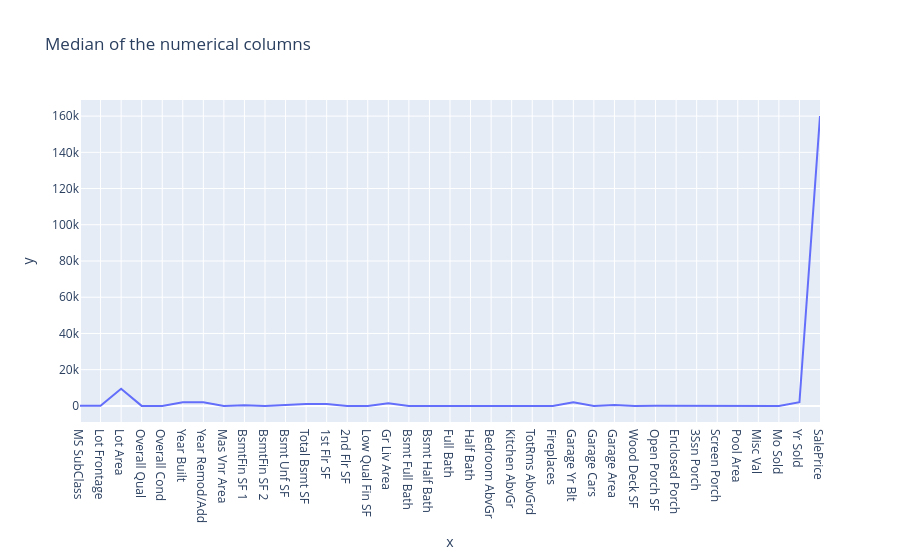

The cell this chart's notebook holds for it:
### Code cell
fig = px.line(x = index, y = num.median(), title="Median of the numerical columns")
fig.update_xaxes(
    tickmode="array",
    tickvals=index,
    ticktext= num.columns)

### Figure 1 — Plotly figure (JSON) as saved in the notebook; plotly's stock layout.template omitted (floating-point values rounded to 4 significant figures)
{"data": [{"hovertemplate": "x=%{x}<br>y=%{y}<extra></extra>", "legendgroup": "", "line": {"color": "#636efa", "dash": "solid"}, "marker": {"symbol": "circle"}, "mode": "lines", "name": "", "orientation": "v", "showlegend": false, "type": "scatter", "x": [0, 1, 2, 3, 4, 5, 6, 7, 8, 9, 10, 11, 12, 13, 14, 15, 16, 17, 18, 19, 20, 21, 22, 23, 24, 25, 26, 27, 28, 29, 30, 31, 32, 33, 34, 35, 36], "xaxis": "x", "y": [50.0, 68.0, 9436.0, 6.0, 5.0, 1973.0, 1993.0, 0.0, 370.0, 0.0, 466.0, 990.0, 1084.0, 0.0, 0.0, 1442.0, 0.0, 0.0, 2.0, 0.0, 3.0, 1.0, 6.0, 1.0, 1979.0, 2.0, 480.0, 0.0, 27.0, 0.0, 0.0, 0.0, 0.0, 0.0, 6.0, 2008.0, 160000.0], "yaxis": "y"}], "layout": {"legend": {"tracegroupgap": 0}, "title": {"text": "Median of the numerical columns"}, "xaxis": {"anchor": "y", "domain": [0, 1], "tickmode": "array", "ticktext": ["MS SubClass", "Lot Frontage", "Lot Area", "Overall Qual", "Overall Cond", "Year Built", "Year Remod/Add", "Mas Vnr Area", "BsmtFin SF 1", "BsmtFin SF 2", "Bsmt Unf SF", "Total Bsmt SF", "1st Flr SF", "2nd Flr SF", "Low Qual Fin SF", "Gr Liv Area", "Bsmt Full Bath", "Bsmt Half Bath", "Full Bath", "Half Bath", "Bedroom AbvGr", "Kitchen AbvGr", "TotRms AbvGrd", "Fireplaces", "Garage Yr Blt", "Garage Cars", "Garage Area", "Wood Deck SF", "Open Porch SF", "Enclosed Porch", "3Ssn Porch", "Screen Porch", "Pool Area", "Misc Val", "Mo Sold", "Yr Sold", "SalePrice"], "tickvals": [0, 1, 2, 3, 4, 5, 6, 7, 8, 9, 10, 11, 12, 13, 14, 15, 16, 17, 18, 19, 20, 21, 22, 23, 24, 25, 26, 27, 28, 29, 30, 31, 32, 33, 34, 35, 36], "title": {"text": "x"}}, "yaxis": {"anchor": "x", "domain": [0, 1], "title": {"text": "y"}}}}
